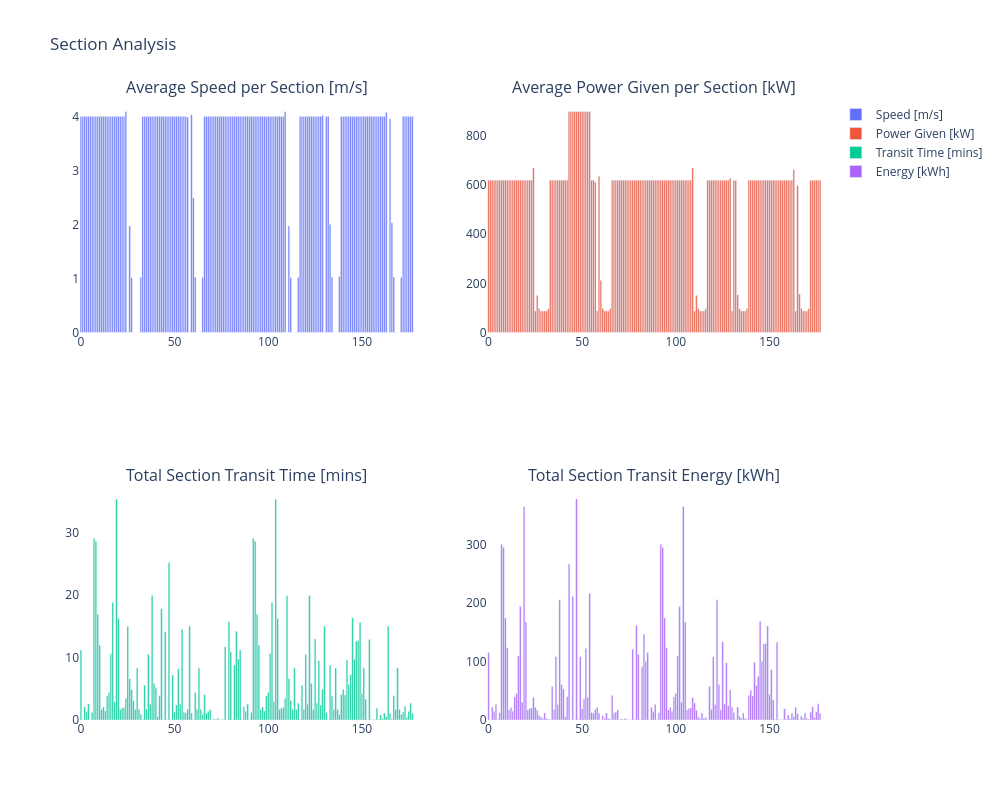

Write notebook code for a chart like this one.
### Code cell
# Calculate average speed
average_speed = df_eventtable_energy_fuel['distance (m)'] / df_eventtable_energy_fuel['duration (s)']

# Calculate durations in minutes
durations = [
    (row['stop time'] - row['start time']).total_seconds() / 60
    for _, row in df_eventtable_energy_fuel.iterrows()
]

# Create 2x2 subplot figure
fig = make_subplots(rows=2, cols=2, subplot_titles=[
    'Average Speed per Section [m/s]',
    'Average Power Given per Section [kW]',
    'Total Section Transit Time [mins]',
    'Total Section Transit Energy [kWh]'
])

# Add bar charts to subplots
fig.add_trace(go.Bar(x=df.index, y=average_speed, name='Speed [m/s]'), row=1, col=1)
fig.add_trace(go.Bar(x=df.index, y=df_eventtable_energy_fuel['P_given (kW)'], name='Power Given [kW]'), row=1, col=2)
fig.add_trace(go.Bar(x=df.index, y=durations, name='Transit Time [mins]'), row=2, col=1)
fig.add_trace(go.Bar(x=df.index, y=df_eventtable_energy_fuel['total_energy (kWh)'], name='Energy [kWh]'), row=2, col=2)

# Update layout
fig.update_layout(
    height=800,
    width=1000,
    title_text='Section Analysis',
    plot_bgcolor='white'
)

# fig.show()

### Figure 1 — Plotly figure (JSON) as saved in the notebook; plotly's stock layout.template omitted (floating-point values rounded to 4 significant figures; data arrays with more than 128 entries replaced by an {"elided": "..."} marker saying what was removed)
{"data": [{"name": "Speed [m/s]", "type": "bar", "x": {"elided": "178 int values"}, "xaxis": "x", "y": {"elided": "189 float values"}, "yaxis": "y"}, {"name": "Power Given [kW]", "type": "bar", "x": {"elided": "178 int values"}, "xaxis": "x2", "y": {"elided": "189 float values"}, "yaxis": "y2"}, {"name": "Transit Time [mins]", "type": "bar", "x": {"elided": "178 int values"}, "xaxis": "x3", "y": {"elided": "189 float values"}, "yaxis": "y3"}, {"name": "Energy [kWh]", "type": "bar", "x": {"elided": "178 int values"}, "xaxis": "x4", "y": {"elided": "189 float values"}, "yaxis": "y4"}], "layout": {"annotations": [{"font": {"size": 16}, "showarrow": false, "text": "Average Speed per Section [m/s]", "x": 0.225, "xanchor": "center", "xref": "paper", "y": 1, "yanchor": "bottom", "yref": "paper"}, {"font": {"size": 16}, "showarrow": false, "text": "Average Power Given per Section [kW]", "x": 0.775, "xanchor": "center", "xref": "paper", "y": 1, "yanchor": "bottom", "yref": "paper"}, {"font": {"size": 16}, "showarrow": false, "text": "Total Section Transit Time [mins]", "x": 0.225, "xanchor": "center", "xref": "paper", "y": 0.375, "yanchor": "bottom", "yref": "paper"}, {"font": {"size": 16}, "showarrow": false, "text": "Total Section Transit Energy [kWh]", "x": 0.775, "xanchor": "center", "xref": "paper", "y": 0.375, "yanchor": "bottom", "yref": "paper"}], "height": 800, "plot_bgcolor": "white", "title": {"text": "Section Analysis"}, "width": 1000, "xaxis": {"anchor": "y", "domain": [0, 0.45]}, "xaxis2": {"anchor": "y2", "domain": [0.55, 1]}, "xaxis3": {"anchor": "y3", "domain": [0, 0.45]}, "xaxis4": {"anchor": "y4", "domain": [0.55, 1]}, "yaxis": {"anchor": "x", "domain": [0.625, 1]}, "yaxis2": {"anchor": "x2", "domain": [0.625, 1]}, "yaxis3": {"anchor": "x3", "domain": [0, 0.375]}, "yaxis4": {"anchor": "x4", "domain": [0, 0.375]}}}
